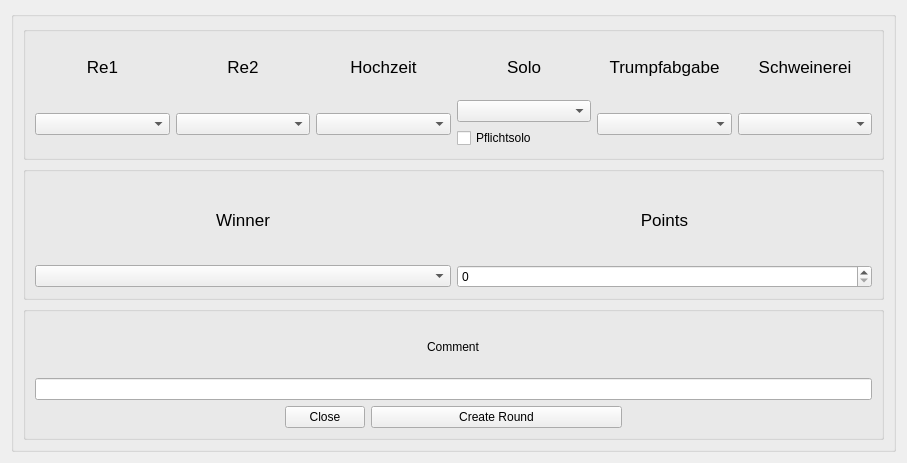
<?xml version="1.0" encoding="UTF-8"?>
<ui version="4.0">
 <class>NewDokoRoundWidget</class>
 <widget class="QWidget" name="NewDokoRoundWidget">
  <property name="geometry">
   <rect>
    <x>0</x>
    <y>0</y>
    <width>907</width>
    <height>463</height>
   </rect>
  </property>
  <property name="windowTitle">
   <string>Form</string>
  </property>
  <property name="styleSheet">
   <string notr="true"/>
  </property>
  <layout class="QHBoxLayout" name="horizontalLayout_5">
   <item>
    <widget class="QGroupBox" name="groupBox_3">
     <property name="sizePolicy">
      <sizepolicy hsizetype="Expanding" vsizetype="Expanding">
       <horstretch>0</horstretch>
       <verstretch>0</verstretch>
      </sizepolicy>
     </property>
     <property name="title">
      <string/>
     </property>
     <layout class="QVBoxLayout" name="verticalLayout_2">
      <item>
       <widget class="QGroupBox" name="groupBox">
        <property name="title">
         <string/>
        </property>
        <property name="flat">
         <bool>true</bool>
        </property>
        <property name="checkable">
         <bool>false</bool>
        </property>
        <layout class="QGridLayout" name="gridLayout">
         <item row="2" column="0">
          <widget class="QComboBox" name="comboBoxRe1"/>
         </item>
         <item row="2" column="1">
          <widget class="QComboBox" name="comboBoxRe2"/>
         </item>
         <item row="0" column="0">
          <widget class="QLabel" name="labelRe1">
           <property name="text">
            <string>&lt;!DOCTYPE HTML PUBLIC &quot;-//W3C//DTD HTML 4.0//EN&quot; &quot;http://www.w3.org/TR/REC-html40/strict.dtd&quot;&gt;
&lt;html&gt;&lt;head&gt;&lt;meta name=&quot;qrichtext&quot; content=&quot;1&quot; /&gt;&lt;style type=&quot;text/css&quot;&gt;
p, li { white-space: pre-wrap; }
&lt;/style&gt;&lt;/head&gt;&lt;body style=&quot; font-family:'Lucida Grande'; font-size:13pt; font-weight:400; font-style:normal;&quot;&gt;
&lt;p align=&quot;center&quot; style=&quot; margin-top:0px; margin-bottom:0px; margin-left:0px; margin-right:0px; -qt-block-indent:0; text-indent:0px;&quot;&gt;Re1&lt;/p&gt;&lt;/body&gt;&lt;/html&gt;</string>
           </property>
          </widget>
         </item>
         <item row="0" column="1">
          <widget class="QLabel" name="labelRe2">
           <property name="text">
            <string>&lt;!DOCTYPE HTML PUBLIC &quot;-//W3C//DTD HTML 4.0//EN&quot; &quot;http://www.w3.org/TR/REC-html40/strict.dtd&quot;&gt;
&lt;html&gt;&lt;head&gt;&lt;meta name=&quot;qrichtext&quot; content=&quot;1&quot; /&gt;&lt;style type=&quot;text/css&quot;&gt;
p, li { white-space: pre-wrap; }
&lt;/style&gt;&lt;/head&gt;&lt;body style=&quot; font-family:'Lucida Grande'; font-size:13pt; font-weight:400; font-style:normal;&quot;&gt;
&lt;p align=&quot;center&quot; style=&quot; margin-top:0px; margin-bottom:0px; margin-left:0px; margin-right:0px; -qt-block-indent:0; text-indent:0px;&quot;&gt;Re2&lt;/p&gt;&lt;/body&gt;&lt;/html&gt;</string>
           </property>
          </widget>
         </item>
         <item row="0" column="2">
          <widget class="QLabel" name="labelHochzeit">
           <property name="text">
            <string>&lt;!DOCTYPE HTML PUBLIC &quot;-//W3C//DTD HTML 4.0//EN&quot; &quot;http://www.w3.org/TR/REC-html40/strict.dtd&quot;&gt;
&lt;html&gt;&lt;head&gt;&lt;meta name=&quot;qrichtext&quot; content=&quot;1&quot; /&gt;&lt;style type=&quot;text/css&quot;&gt;
p, li { white-space: pre-wrap; }
&lt;/style&gt;&lt;/head&gt;&lt;body style=&quot; font-family:'Lucida Grande'; font-size:13pt; font-weight:400; font-style:normal;&quot;&gt;
&lt;p align=&quot;center&quot; style=&quot; margin-top:0px; margin-bottom:0px; margin-left:0px; margin-right:0px; -qt-block-indent:0; text-indent:0px;&quot;&gt;Hochzeit&lt;/p&gt;&lt;/body&gt;&lt;/html&gt;</string>
           </property>
          </widget>
         </item>
         <item row="2" column="2">
          <widget class="QComboBox" name="comboBoxHochzeit"/>
         </item>
         <item row="0" column="3">
          <widget class="QLabel" name="labelSolo">
           <property name="text">
            <string>&lt;!DOCTYPE HTML PUBLIC &quot;-//W3C//DTD HTML 4.0//EN&quot; &quot;http://www.w3.org/TR/REC-html40/strict.dtd&quot;&gt;
&lt;html&gt;&lt;head&gt;&lt;meta name=&quot;qrichtext&quot; content=&quot;1&quot; /&gt;&lt;style type=&quot;text/css&quot;&gt;
p, li { white-space: pre-wrap; }
&lt;/style&gt;&lt;/head&gt;&lt;body style=&quot; font-family:'Lucida Grande'; font-size:13pt; font-weight:400; font-style:normal;&quot;&gt;
&lt;p align=&quot;center&quot; style=&quot; margin-top:0px; margin-bottom:0px; margin-left:0px; margin-right:0px; -qt-block-indent:0; text-indent:0px;&quot;&gt;Solo&lt;/p&gt;&lt;/body&gt;&lt;/html&gt;</string>
           </property>
          </widget>
         </item>
         <item row="0" column="4">
          <widget class="QLabel" name="labelTrumpfabgabe">
           <property name="text">
            <string>&lt;!DOCTYPE HTML PUBLIC &quot;-//W3C//DTD HTML 4.0//EN&quot; &quot;http://www.w3.org/TR/REC-html40/strict.dtd&quot;&gt;
&lt;html&gt;&lt;head&gt;&lt;meta name=&quot;qrichtext&quot; content=&quot;1&quot; /&gt;&lt;style type=&quot;text/css&quot;&gt;
p, li { white-space: pre-wrap; }
&lt;/style&gt;&lt;/head&gt;&lt;body style=&quot; font-family:'Lucida Grande'; font-size:13pt; font-weight:400; font-style:normal;&quot;&gt;
&lt;p align=&quot;center&quot; style=&quot; margin-top:0px; margin-bottom:0px; margin-left:0px; margin-right:0px; -qt-block-indent:0; text-indent:0px;&quot;&gt;Trumpfabgabe&lt;/p&gt;&lt;/body&gt;&lt;/html&gt;</string>
           </property>
          </widget>
         </item>
         <item row="0" column="5">
          <widget class="QLabel" name="labelSchweinerei">
           <property name="text">
            <string>&lt;!DOCTYPE HTML PUBLIC &quot;-//W3C//DTD HTML 4.0//EN&quot; &quot;http://www.w3.org/TR/REC-html40/strict.dtd&quot;&gt;
&lt;html&gt;&lt;head&gt;&lt;meta name=&quot;qrichtext&quot; content=&quot;1&quot; /&gt;&lt;style type=&quot;text/css&quot;&gt;
p, li { white-space: pre-wrap; }
&lt;/style&gt;&lt;/head&gt;&lt;body style=&quot; font-family:'Lucida Grande'; font-size:13pt; font-weight:400; font-style:normal;&quot;&gt;
&lt;p align=&quot;center&quot; style=&quot; margin-top:0px; margin-bottom:0px; margin-left:0px; margin-right:0px; -qt-block-indent:0; text-indent:0px;&quot;&gt;Schweinerei&lt;/p&gt;&lt;/body&gt;&lt;/html&gt;</string>
           </property>
          </widget>
         </item>
         <item row="2" column="4">
          <widget class="QComboBox" name="comboBoxTrumpfabgabe"/>
         </item>
         <item row="2" column="5">
          <widget class="QComboBox" name="comboBoxSchweinerei"/>
         </item>
         <item row="2" column="3">
          <layout class="QVBoxLayout" name="verticalLayout_3">
           <item>
            <widget class="QComboBox" name="comboBoxSolo"/>
           </item>
           <item>
            <widget class="QCheckBox" name="checkBoxPflichtsolo">
             <property name="text">
              <string>Pflichtsolo</string>
             </property>
            </widget>
           </item>
          </layout>
         </item>
        </layout>
       </widget>
      </item>
      <item>
       <widget class="QGroupBox" name="groupBox_2">
        <property name="title">
         <string/>
        </property>
        <property name="flat">
         <bool>true</bool>
        </property>
        <layout class="QGridLayout" name="gridLayout_2">
         <item row="1" column="0">
          <widget class="QComboBox" name="comboBoxWinner"/>
         </item>
         <item row="1" column="2">
          <widget class="QSpinBox" name="spinBoxPoints"/>
         </item>
         <item row="0" column="0">
          <widget class="QLabel" name="label_7">
           <property name="text">
            <string>&lt;!DOCTYPE HTML PUBLIC &quot;-//W3C//DTD HTML 4.0//EN&quot; &quot;http://www.w3.org/TR/REC-html40/strict.dtd&quot;&gt;
&lt;html&gt;&lt;head&gt;&lt;meta name=&quot;qrichtext&quot; content=&quot;1&quot; /&gt;&lt;style type=&quot;text/css&quot;&gt;
p, li { white-space: pre-wrap; }
&lt;/style&gt;&lt;/head&gt;&lt;body style=&quot; font-family:'Lucida Grande'; font-size:13pt; font-weight:400; font-style:normal;&quot;&gt;
&lt;p align=&quot;center&quot; style=&quot; margin-top:0px; margin-bottom:0px; margin-left:0px; margin-right:0px; -qt-block-indent:0; text-indent:0px;&quot;&gt;Winner&lt;/p&gt;&lt;/body&gt;&lt;/html&gt;</string>
           </property>
          </widget>
         </item>
         <item row="0" column="2">
          <widget class="QLabel" name="label_8">
           <property name="text">
            <string>&lt;!DOCTYPE HTML PUBLIC &quot;-//W3C//DTD HTML 4.0//EN&quot; &quot;http://www.w3.org/TR/REC-html40/strict.dtd&quot;&gt;
&lt;html&gt;&lt;head&gt;&lt;meta name=&quot;qrichtext&quot; content=&quot;1&quot; /&gt;&lt;style type=&quot;text/css&quot;&gt;
p, li { white-space: pre-wrap; }
&lt;/style&gt;&lt;/head&gt;&lt;body style=&quot; font-family:'Lucida Grande'; font-size:13pt; font-weight:400; font-style:normal;&quot;&gt;
&lt;p align=&quot;center&quot; style=&quot; margin-top:0px; margin-bottom:0px; margin-left:0px; margin-right:0px; -qt-block-indent:0; text-indent:0px;&quot;&gt;Points&lt;/p&gt;&lt;/body&gt;&lt;/html&gt;</string>
           </property>
          </widget>
         </item>
        </layout>
       </widget>
      </item>
      <item>
       <widget class="QGroupBox" name="groupBox_4">
        <property name="title">
         <string/>
        </property>
        <layout class="QVBoxLayout" name="verticalLayout_4">
         <item>
          <layout class="QHBoxLayout" name="horizontalLayout_3">
           <item>
            <spacer name="horizontalSpacer_4">
             <property name="orientation">
              <enum>Qt::Horizontal</enum>
             </property>
             <property name="sizeHint" stdset="0">
              <size>
               <width>40</width>
               <height>20</height>
              </size>
             </property>
            </spacer>
           </item>
           <item>
            <widget class="QLabel" name="label">
             <property name="text">
              <string>Comment</string>
             </property>
            </widget>
           </item>
           <item>
            <spacer name="horizontalSpacer_3">
             <property name="orientation">
              <enum>Qt::Horizontal</enum>
             </property>
             <property name="sizeHint" stdset="0">
              <size>
               <width>40</width>
               <height>20</height>
              </size>
             </property>
            </spacer>
           </item>
          </layout>
         </item>
         <item>
          <widget class="QLineEdit" name="lineEditComment"/>
         </item>
         <item>
          <layout class="QHBoxLayout" name="horizontalLayout_2">
           <item>
            <layout class="QHBoxLayout" name="horizontalLayout">
             <item>
              <spacer name="horizontalSpacer">
               <property name="orientation">
                <enum>Qt::Horizontal</enum>
               </property>
               <property name="sizeHint" stdset="0">
                <size>
                 <width>40</width>
                 <height>20</height>
                </size>
               </property>
              </spacer>
             </item>
             <item>
              <widget class="QPushButton" name="pushButtonClose">
               <property name="sizePolicy">
                <sizepolicy hsizetype="Minimum" vsizetype="Minimum">
                 <horstretch>0</horstretch>
                 <verstretch>0</verstretch>
                </sizepolicy>
               </property>
               <property name="maximumSize">
                <size>
                 <width>16777215</width>
                 <height>16777215</height>
                </size>
               </property>
               <property name="styleSheet">
                <string notr="true"/>
               </property>
               <property name="text">
                <string>Close</string>
               </property>
              </widget>
             </item>
             <item>
              <widget class="QPushButton" name="pushButtonCreateRound">
               <property name="sizePolicy">
                <sizepolicy hsizetype="Expanding" vsizetype="Fixed">
                 <horstretch>0</horstretch>
                 <verstretch>0</verstretch>
                </sizepolicy>
               </property>
               <property name="text">
                <string>Create Round</string>
               </property>
              </widget>
             </item>
             <item>
              <spacer name="horizontalSpacer_2">
               <property name="orientation">
                <enum>Qt::Horizontal</enum>
               </property>
               <property name="sizeHint" stdset="0">
                <size>
                 <width>40</width>
                 <height>20</height>
                </size>
               </property>
              </spacer>
             </item>
            </layout>
           </item>
          </layout>
         </item>
        </layout>
       </widget>
      </item>
     </layout>
    </widget>
   </item>
  </layout>
 </widget>
 <resources/>
 <connections/>
</ui>
